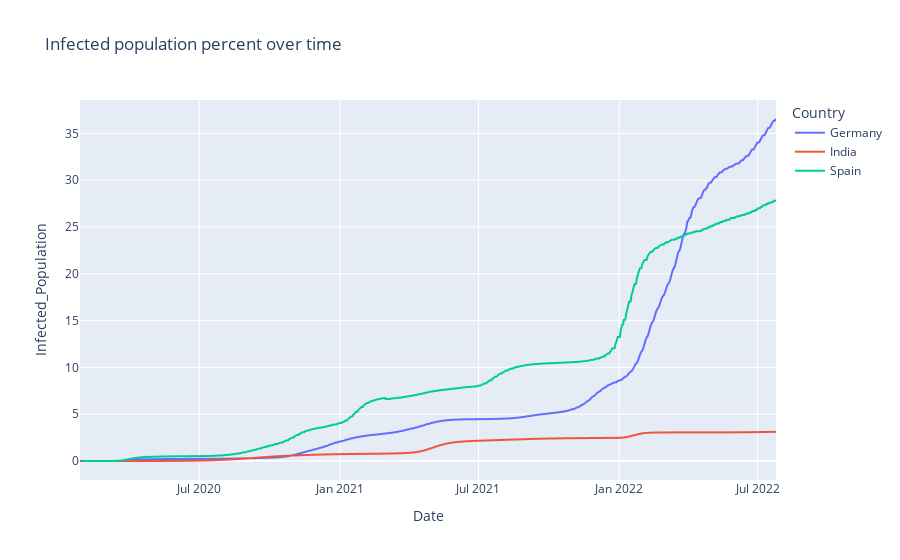

Notebook cell for this chart:
### Markdown cell above
# Plot figures for data visualisation

### Code cell
import plotly.express as px
fig = px.line(country_infection_data, x = "Date", y="Infected_Population", color='Country', title = 'Infected population percent over time')
fig.show()

### Figure 1 — Plotly figure (JSON) as saved in the notebook; plotly's stock layout.template omitted (floating-point values rounded to 4 significant figures; data arrays with more than 128 entries replaced by an {"elided": "..."} marker saying what was removed)
{"data": [{"hovertemplate": "Country=Germany<br>Date=%{x}<br>Infected_Population=%{y}<extra></extra>", "legendgroup": "Germany", "line": {"color": "#636efa", "dash": "solid"}, "marker": {"symbol": "circle"}, "mode": "lines", "name": "Germany", "showlegend": true, "type": "scattergl", "x": {"elided": "911 str values"}, "xaxis": "x", "y": {"elided": "911 float values"}, "yaxis": "y"}, {"hovertemplate": "Country=India<br>Date=%{x}<br>Infected_Population=%{y}<extra></extra>", "legendgroup": "India", "line": {"color": "#EF553B", "dash": "solid"}, "marker": {"symbol": "circle"}, "mode": "lines", "name": "India", "showlegend": true, "type": "scattergl", "x": {"elided": "908 str values"}, "xaxis": "x", "y": {"elided": "908 float values"}, "yaxis": "y"}, {"hovertemplate": "Country=Spain<br>Date=%{x}<br>Infected_Population=%{y}<extra></extra>", "legendgroup": "Spain", "line": {"color": "#00cc96", "dash": "solid"}, "marker": {"symbol": "circle"}, "mode": "lines", "name": "Spain", "showlegend": true, "type": "scattergl", "x": {"elided": "906 str values"}, "xaxis": "x", "y": {"elided": "906 float values"}, "yaxis": "y"}], "layout": {"legend": {"title": {"text": "Country"}, "tracegroupgap": 0}, "title": {"text": "Infected population percent over time"}, "xaxis": {"anchor": "y", "domain": [0, 1], "title": {"text": "Date"}}, "yaxis": {"anchor": "x", "domain": [0, 1], "title": {"text": "Infected_Population"}}}}
